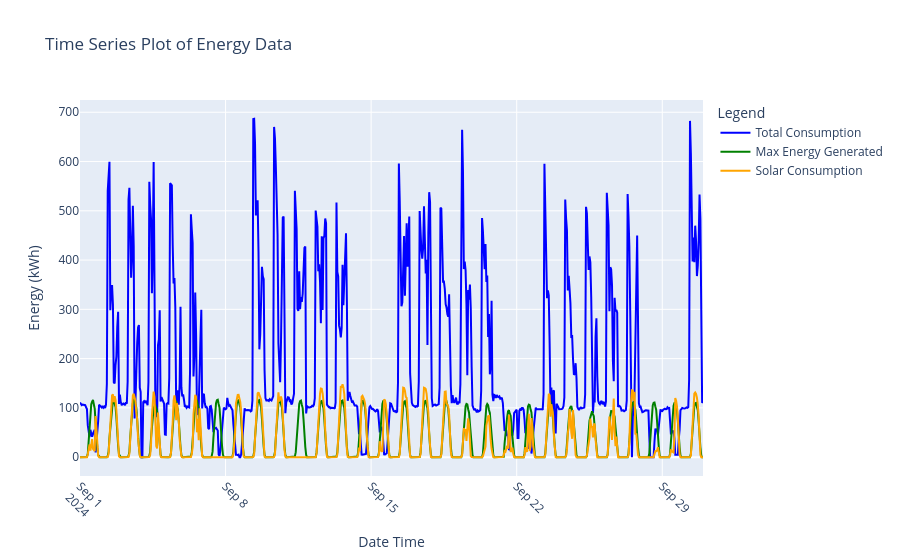

Write notebook code for a chart like this one.
### Code cell
# Create the figure
fig = go.Figure()

# Add traces for each time series
fig.add_trace(go.Scatter(x=final_df['date_time'], y=final_df['consumo_sep'], mode='lines', name='Total Consumption', line=dict(color='blue')))
fig.add_trace(go.Scatter(x=final_df['date_time'], y=final_df['max energy generated'], mode='lines', name='Max Energy Generated', line=dict(color='green')))
fig.add_trace(go.Scatter(x=final_df['date_time'], y=final_df['consumo_foto_voltaico'], mode='lines', name='Solar Consumption', line=dict(color='orange')))

# Update layout with labels, title, and grid
fig.update_layout(
    title='Time Series Plot of Energy Data',
    xaxis_title='Date Time',
    yaxis_title='Energy (kWh)',
    legend_title='Legend',
    template='plotly',
    xaxis=dict(tickangle=45),  # Rotate x-axis labels
    autosize=True
)

# Show the plot
fig.show()

### Figure 1 — Plotly figure (JSON) as saved in the notebook; plotly's stock layout.template omitted (floating-point values rounded to 4 significant figures; data arrays with more than 128 entries replaced by an {"elided": "..."} marker saying what was removed)
{"data": [{"line": {"color": "blue"}, "mode": "lines", "name": "Total Consumption", "type": "scatter", "x": {"elided": "720 str values"}, "y": {"elided": "720 float values"}}, {"line": {"color": "green"}, "mode": "lines", "name": "Max Energy Generated", "type": "scatter", "x": {"elided": "720 str values"}, "y": {"elided": "720 float values"}}, {"line": {"color": "orange"}, "mode": "lines", "name": "Solar Consumption", "type": "scatter", "x": {"elided": "720 str values"}, "y": {"elided": "720 float values"}}], "layout": {"autosize": true, "legend": {"title": {"text": "Legend"}}, "title": {"text": "Time Series Plot of Energy Data"}, "xaxis": {"tickangle": 45, "title": {"text": "Date Time"}}, "yaxis": {"title": {"text": "Energy (kWh)"}}}}
